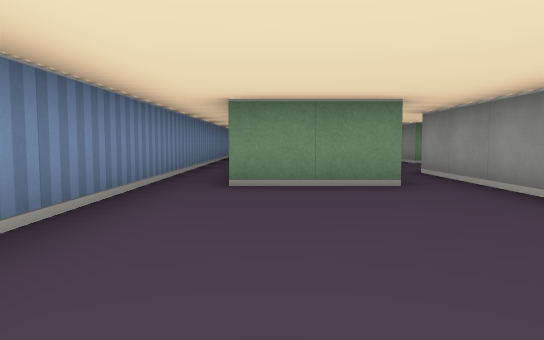
View 1 (above)

24 first-person views from a walk through a cub3D maze. The camera is about half as high as the walls, tilts 4° down and sees 70° across. The floor is counted in squares. Each view is taken from the middle of a square. On the plan, view 1 faces up. The plan holds only what a view shows up to about 9 squares ahead; the rest is blank. The place goes on beyond the plan.

View 2
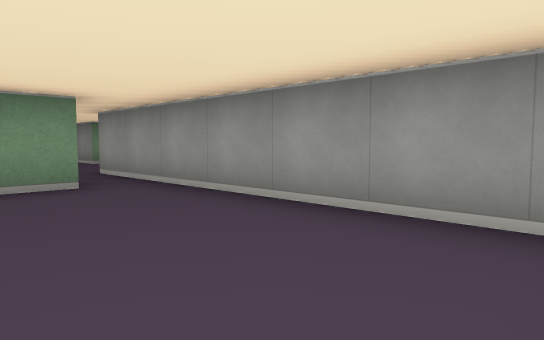

View 3
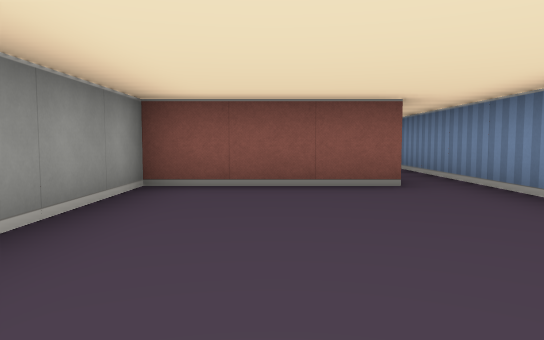

View 4
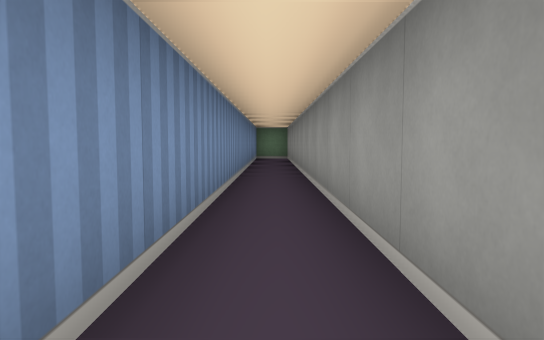

View 5
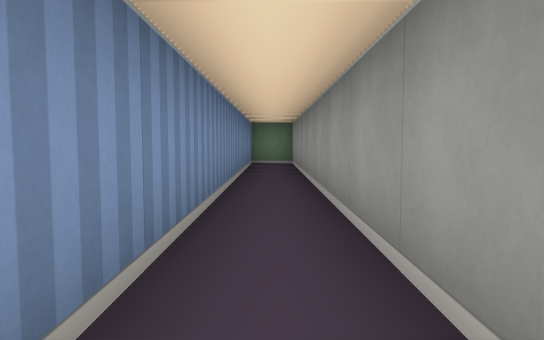

View 6
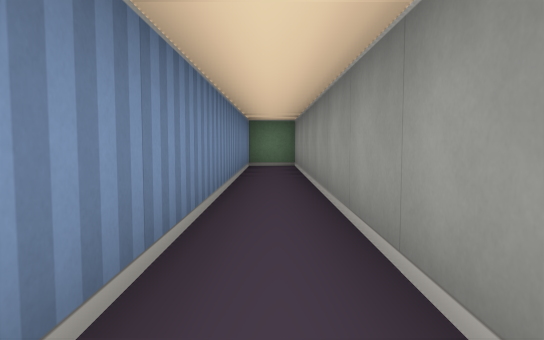

View 7
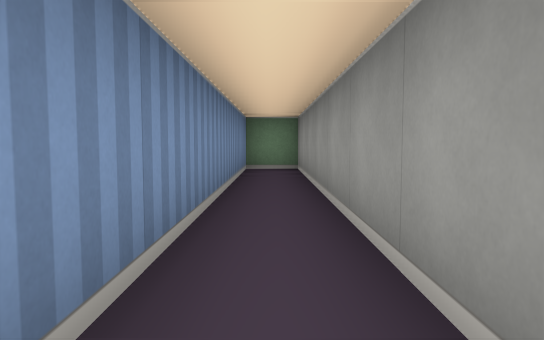

View 8
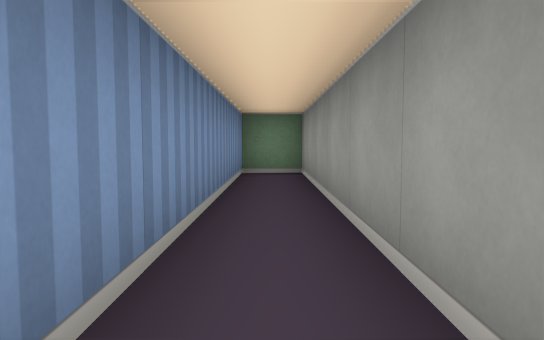

View 9
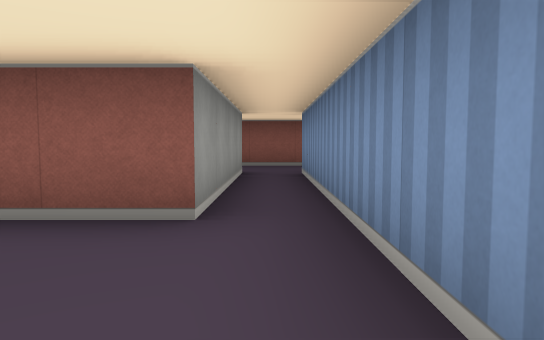

View 10
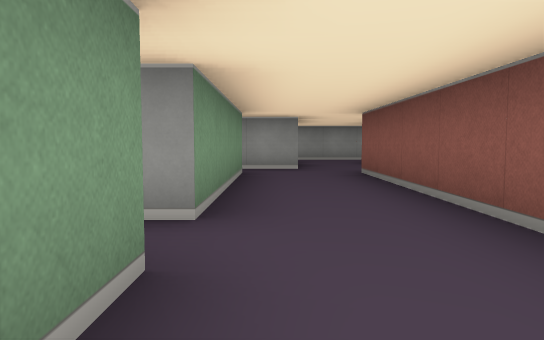

View 11
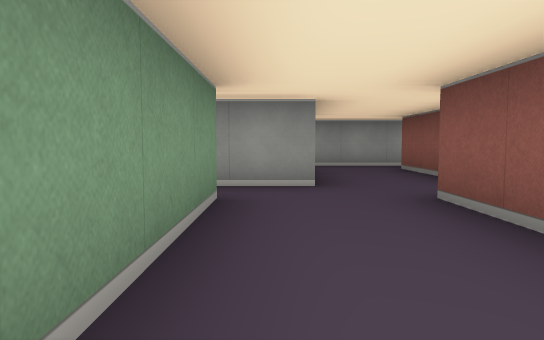

View 12
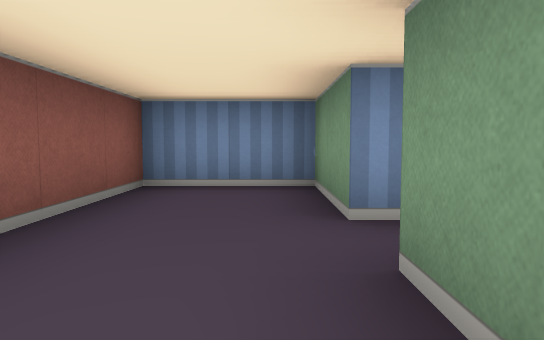

View 13
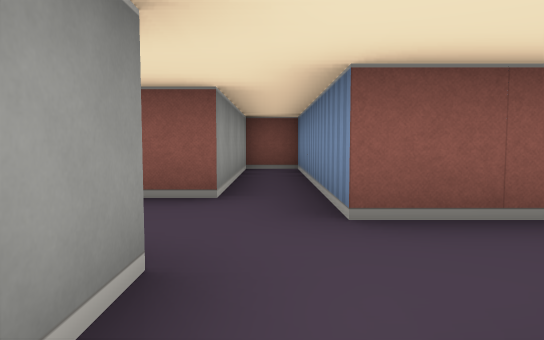

View 14
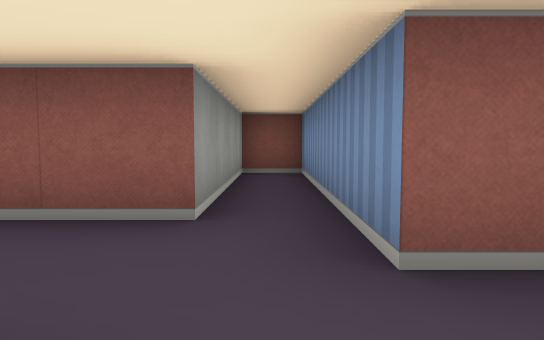

View 15
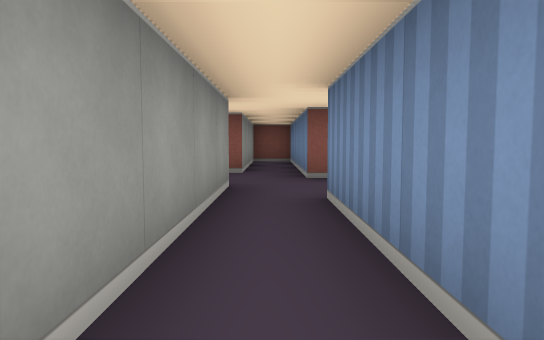

View 16
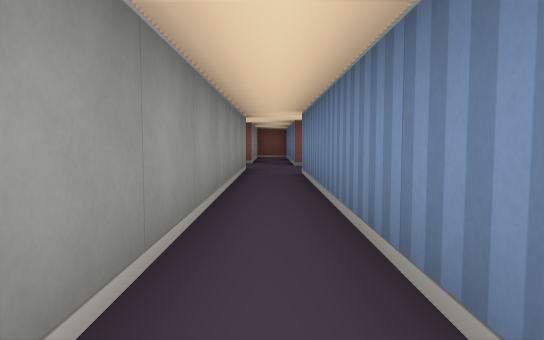

View 17
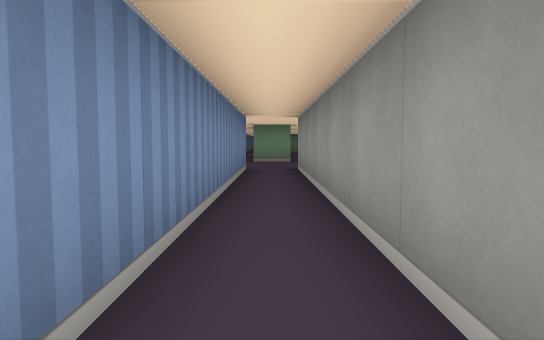

View 18
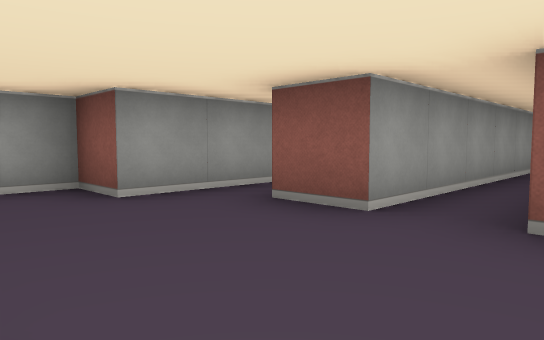

View 19
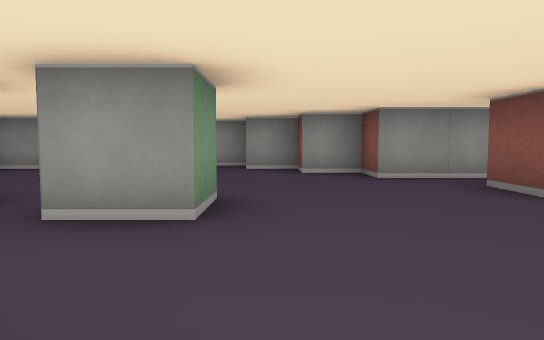

View 20
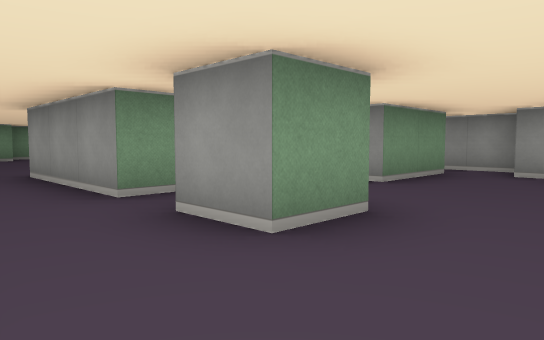

View 21
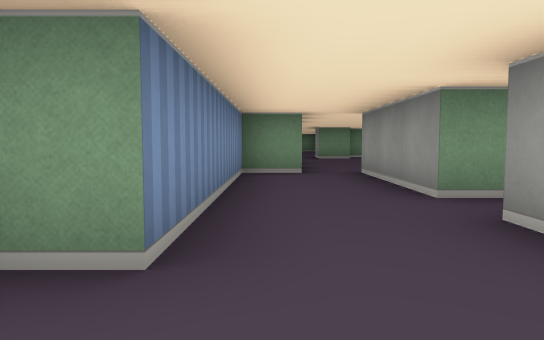

View 22
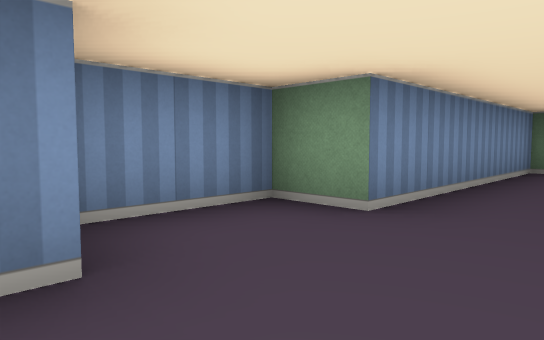

View 23
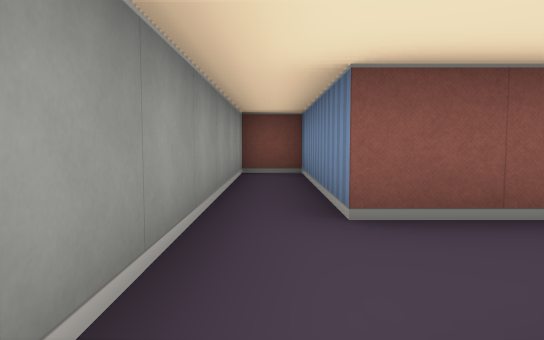

View 24
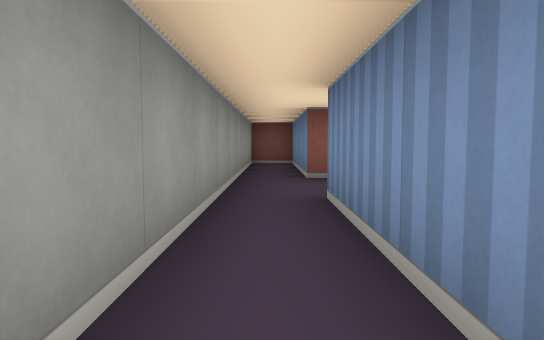

### Floor plan
Points are (right, up) in squares from view 1. A wall is a line through its corners. A room is listed if a view was taken in it or the views show most of it. See-through windows are left out.
Room 1 (views 1, 2, 3, 4, 5, 6, 7, 8, 9)
walls: (-0.5, 5.6) (-0.5, 17.5) (-1.5, 17.5) (-1.5, -4.5); (1.6, 4.5) (-0.5, 4.5); (-0.5, -4.5) (-0.5, -0.5) (2.5, -0.5) (2.5, 4.5)
ways out: opening at (-1, -5) to room 2; opening at (2, 5.5) to room 3
Room 2 (views 10, 11, 12, 14)
walls: (4.5, -5.6) (4.5, -4.6); (3.5, -4.5) (-0.5, -4.5); (-1.5, -4.5) (-3.5, -4.5) (-3.5, -6.5) (3.5, -6.5) (3.5, -11.5) (4.5, -11.5) (4.5, -7.5) (7.5, -7.5) (7.5, -11.5) (8.5, -11.5) (8.5, -5.6)
ways out: opening at (-1, -5) to room 1; opening at (4, -5) to room 3; opening at (8, -5) to room 4
Room 3 (views 13, 15, 16, 17, 18, 19, 20, 21, 22)
walls: (3.5, 6.4) (3.5, -4.5); (4.6, 9.5) (3.5, 9.5) (3.5, 10.5); (2.5, 4.5) (2.5, 6.5); (6.5, 5.5) (6.5, 7.5) (7.5, 7.5) (7.5, 8.5) (8.5, 8.5) (8.5, 9.5); (4.1, 11.5) (3.5, 11.5) (3.5, 14.5); (8.6, 10.5) (6.5, 10.5); (9.5, 9.5) (9.5, 11); (2.5, 14.5) (1.5, 14.5) (1.5, 9.5) (0.5, 9.5) (0.5, 7.8); (4.5, -4.6) (4.5, 6.5) (5.5, 6.5)
ways out: opening at (2, 5.5) to room 1; opening at (4, -5) to room 2; opening at (4.7, 12.7)
Room 4 (views 23, 24)
walls: (7.5, -2.6) (7.5, -5.5); (8.5, -5.6) (8.5, -2.6)
ways out: opening at (8, -5) to room 2

Where each view was taken, in squares from view 1:
view 1: 0 up, 0 right, facing up
view 2: 0 up, 0 right, facing up-right
view 3: 4 up, 1 right, facing down
view 4: 5 up, 1 left, facing up
view 5: 8 up, 1 left, facing up
view 6: 9 up, 1 left, facing up
view 7: 10 up, 1 left, facing up
view 8: 11 up, 1 left, facing up
view 9: 2 up, 1 left, facing down
view 10: 5 down, 3 left, facing right
view 11: 5 down, 0 right, facing right
view 12: 5 down, 1 right, facing left
view 13: 4 down, 4 right, facing down
view 14: 5 down, 4 right, facing down
view 15: 1 down, 4 right, facing down
view 16: 2 up, 4 right, facing down
view 17: 1 down, 4 right, facing up
view 18: 9 up, 3 right, facing down-right
view 19: 9 up, 1 right, facing right
view 20: 8 up, 2 right, facing up-right
view 21: 8 up, 2 right, facing up
view 22: 7 up, 3 right, facing up-left
view 23: 5 down, 8 right, facing down
view 24: 2 down, 8 right, facing down
